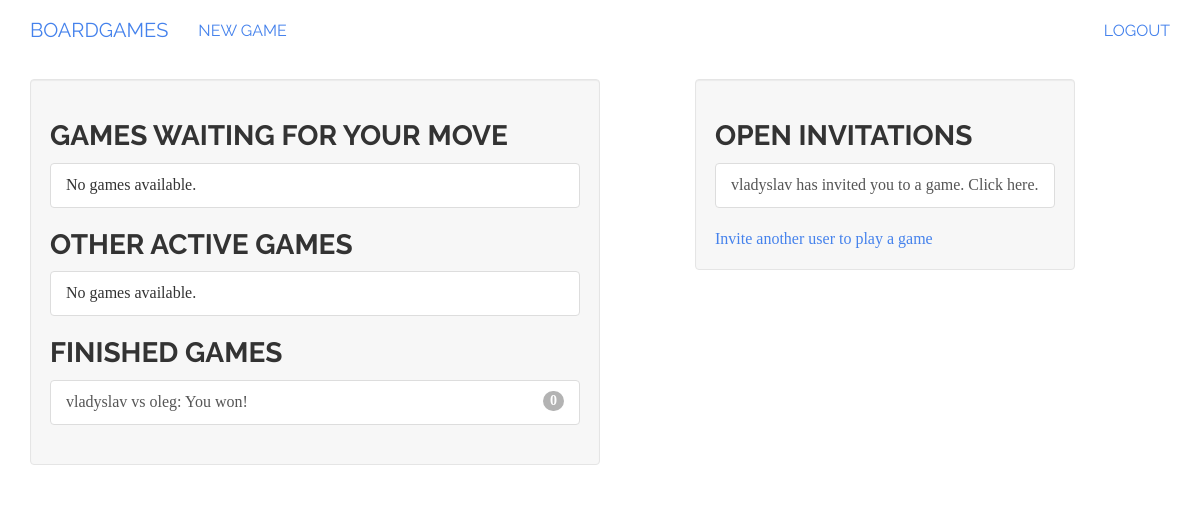
The page /user/home (signed in) on the database as committed earlier.
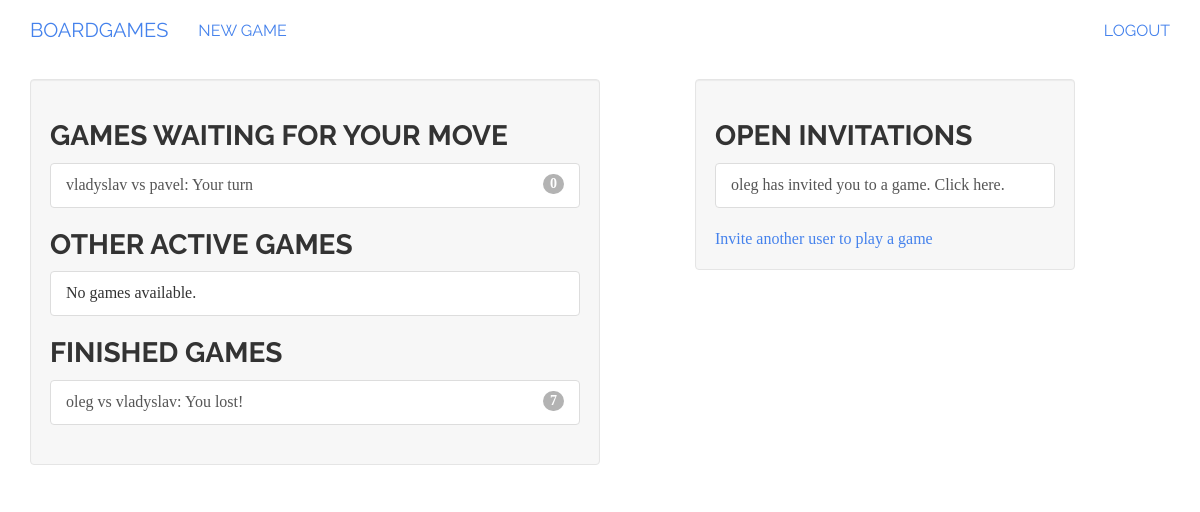
The same page on the database as committed later.
### tictactoe/models.py (models this page shows, shortened)
class Game(models.Model):
    first_player = models.ForeignKey(User, related_name="games_first_player")
    second_player = models.ForeignKey(User, related_name="games_second_player")
    next_to_move = models.ForeignKey(User, related_name="games_to_move")
    start_time = models.DateTimeField(auto_now_add=True)
    last_active = models.DateTimeField(auto_now=True)
    status = models.CharField(max_length=1, default='A',
                              choices=GAME_STATUS_CHOICES)
    objects = GamesManager()
    def get_absolute_url(self):
        return reverse('tictactoe_game_detail', args=[self.id])
    def __str__(self):
        return "{0} vs {1}".format(self.first_player, self.second_player)

class Invitation(models.Model):
    from_user = models.ForeignKey(User, related_name="invitations_sent")
    to_user = models.ForeignKey(User, related_name="invitations_received",
                                verbose_name="User to invite",
                                help_text="Please select the user you want to play a game with")
    message = models.CharField("Optional Message", max_length=300, blank=True,
                               help_text="Adding a friendly message is never a bad idea!")
    timestamp = models.DateTimeField(auto_now_add=True)

### user/views.py (the view)
@login_required
def home(request):
    my_games = Game.objects.games_for_user(request.user)
    active_games = my_games.filter(status="A")
    finished_games = my_games.exclude(status="A")
    waiting_games = active_games.filter(next_to_move=request.user)
    invitations = request.user.invitations_received.all()
    context = {'waiting_games': waiting_games,
                'finished_games': finished_games,
                'invitations': invitations}
    return render(request, "user/home.html", context)

### tictactoe/models.py (called while the page is built)
    def games_for_user(self, user):
        return super(GamesManager, self).get_queryset().filter(
            Q(first_player_id=user.id) | Q(second_player_id=user.id))

### user/templates/user/home.html (shortened to what this page needs)
{% extends "base.html" %}
{% block content %}
    <div class="well col-sm-6">
        {% include "tictactoe/game_list_snippet.html" with header="Games waiting for your move" games_list=waiting_games %}
        {% include "tictactoe/game_list_snippet.html" with header="Other active games" games_list=other_games %}
        {% include "tictactoe/game_list_snippet.html" with header="Finished games" games_list=finished_games %}
    </div>
    <div class="well col-sm-4 col-sm-push-1">
        {% if invitations %}
            <h3 class="panel-header">Open invitations</h3>
            <div class="list-group" >
                {% for inv in invitations %}
                    <a class="list-group-item" href="{% url 'tictactoe_accept_invitation' pk=inv.id %}">
                        {{ inv.from_user.username }} has invited you to a game. Click here.
                    </a>
                {% endfor %}
            </div>
        {% endif %}
        <a href="{% url 'tictactoe_invite' %}">Invite another user to play a game</a>
    </div>
{% endblock content %}

### tictactoe/templates/tictactoe/game_list_snippet.html
<h3 class="panel-header">{{ header }}</h3>
<div class="list-group" >
    {% for game in games_list %}
        <a class="list-group-item" href="{{ game.get_absolute_url }}">
            {{ game }}:
            {% if game.status == "A" %}
                {% if game.next_to_move == user %}Your turn{% else %}Waiting for opponents move{% endif %}
            {% elif game.status == "D" %}
                Draw
            {% elif game.status == "F" and user == game.first_player %}
                You won!
            {% elif game.status == "S" and user == game.second_player %}
                You won!
            {% else %}
                You lost!
            {% endif %}
            <span class="badge">{{ game.move_set.count }}</span></a>
    {% empty %}
        <span class="list-group-item">No games available.</span>
    {% endfor %}
</div>

Rows that differ between the two databases and show on the page:
removed Invitation: from_user.username "vladyslav"
changed Game: first_player+second_player "vladyslav vs oleg" → "vladyslav vs pavel"; status "You won!" → "Your turn"
added Game: first_player+second_player "oleg vs vladyslav", status "You lost!", move_set.count "7"
added Invitation: from_user.username "oleg"
Other text that changed with them:
text no longer shown: "No games available. No games available."
text now shown: "No games available."
